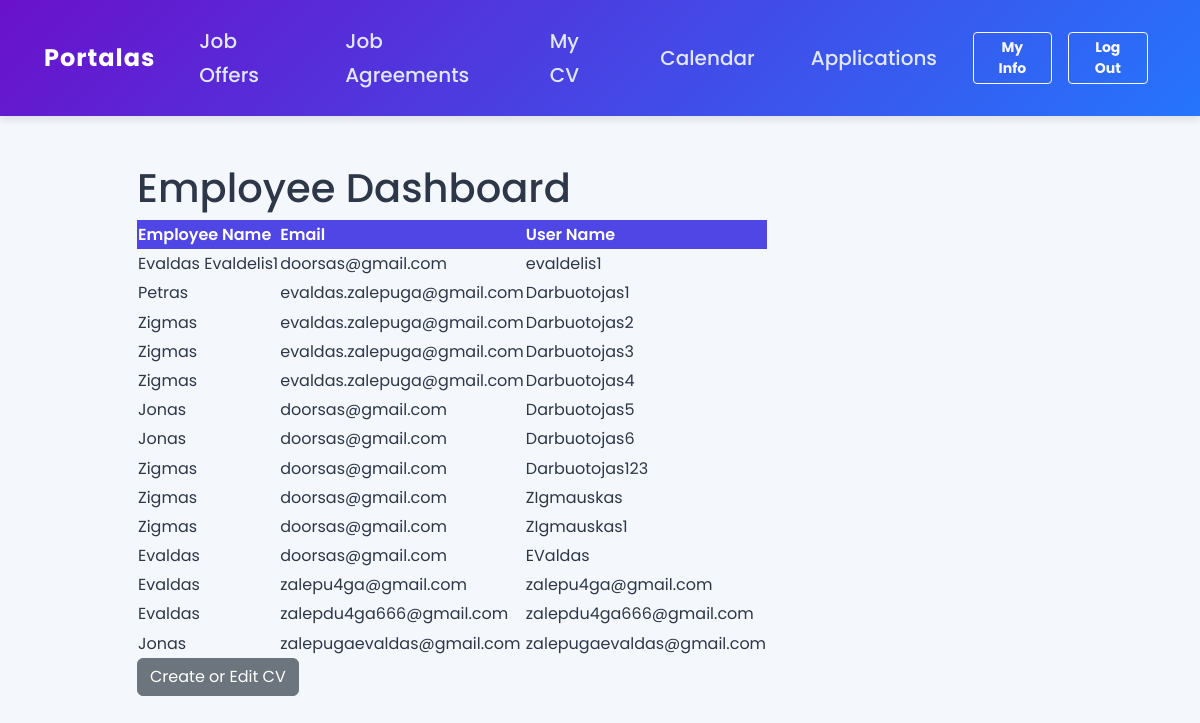
Screenshot of /employee/employees_dashboard/ (signed in) with the database file from the repository.
### employee/models.py (models this page shows, shortened)
class Employee(models.Model):
    user = models.OneToOneField(User, on_delete=models.CASCADE)  # Link to User
    employee_name = models.CharField(max_length=255)
    employee_surname = models.CharField(max_length=255, blank=True, null=True,default="Unknown")  # New field
    email = models.EmailField()
    citizenship = models.CharField(max_length=100, blank=True, null=True, default="Unknown")  # New field
    national_id = models.IntegerField( blank=True, null=True, unique=True)
    receive_special_offers = models.BooleanField(default=False,)  # New field
    phone_number = models.CharField(max_length=20, blank=True, null=True, default="Unknown")  # New field
    '''banko saskaita, gyvenamosios vietos adresas, artimo zmogaus kontaktai (tel nr) '''
    is_email_verified = models.BooleanField(default=False)

### employee/views.py (the view)
# urls.py: path('employees_dashboard/',views.employee_dashboard, name='employee_dashboard'),
@login_required
def employee_dashboard(request):
    employees = Employee.objects.all()
    return render(request, 'employee/employee_dashboard.html', {'employees': employees})

### employee/context_processors.py (called while the page is built)
def base_template(request):
    if request.user.is_authenticated:
        if hasattr(request.user, 'employee'):
            return {'base_template': 'base_employee.html'}
        elif hasattr(request.user, 'employer'):
            return {'base_template': 'base_employer.html'}
    return {'base_template': 'base.html'}

### employee/templates/employee/employee_dashboard.html (shortened to what this page needs)
{% extends base_template %}
{% block content %}
<h1>Employee Dashboard</h1>
    <table>
        <thead>
            <tr>
                <th>Employee Name</th>
                <th>Email</th>
                <th>User Name</th>
            </tr>
        </thead>
        <tbody>
            {% for employee in employees %}
                <tr>
                    <td>{{ employee.employee_name }}</td>
                    <td>{{ employee.email }}</td>
                     <td>{{ employee.user }}</td>
                </tr>
            {% endfor %}
        </tbody>
    </table>
    <a href="{% url 'create_or_edit_cv' %}" class="btn btn-secondary">Create or Edit CV</a>
{% endblock %}

### static/css/styles.css (style rules this page uses)
body { font-family: 'Poppins', sans-serif; margin: 0; padding: 0; background-color: #f4f7fc; color: #2d3748; line-height: 1.7; }
table th { background-color: #4f46e5; color: #fff; font-weight: 600; }

### rows the page displays
Employee: employee_name "Evaldas Evaldelis1", email "doorsas@gmail.com", user "evaldelis1"
Employee: employee_name "Petras", email "evaldas.zalepuga@gmail.com", user "Darbuotojas1"
Employee: employee_name "Zigmas", email "evaldas.zalepuga@gmail.com", user "Darbuotojas2"
Employee: employee_name "Zigmas", email "evaldas.zalepuga@gmail.com", user "Darbuotojas3"
Employee: employee_name "Zigmas", email "evaldas.zalepuga@gmail.com", user "Darbuotojas4"
Employee: employee_name "Jonas", email "doorsas@gmail.com", user "Darbuotojas5"
Employee: employee_name "Jonas", email "doorsas@gmail.com", user "Darbuotojas6"
Employee: employee_name "Zigmas", email "doorsas@gmail.com", user "Darbuotojas123"
Employee: employee_name "Zigmas", email "doorsas@gmail.com", user "ZIgmauskas"
Employee: employee_name "Zigmas", email "doorsas@gmail.com", user "ZIgmauskas1"
Employee: employee_name "Evaldas", email "doorsas@gmail.com", user "EValdas"
Employee: employee_name "Evaldas", email "zalepu4ga@gmail.com", user "zalepu4ga@gmail.com"
Employee: employee_name "Evaldas", email "zalepdu4ga666@gmail.com", user "zalepdu4ga666@gmail.com"
Employee: employee_name "Jonas", email "zalepugaevaldas@gmail.com", user "zalepugaevaldas@gmail.com"
